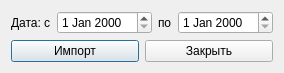
<?xml version="1.0" encoding="UTF-8"?>
<ui version="4.0">
 <class>ImportDispFactInfosDialog</class>
 <widget class="QDialog" name="ImportDispFactInfosDialog">
  <property name="geometry">
   <rect>
    <x>0</x>
    <y>0</y>
    <width>254</width>
    <height>71</height>
   </rect>
  </property>
  <property name="windowTitle">
   <string>Параметры</string>
  </property>
  <layout class="QVBoxLayout" name="verticalLayout">
   <item>
    <layout class="QHBoxLayout" name="horizontalLayout">
     <item>
      <widget class="QLabel" name="label_2">
       <property name="text">
        <string>Дата: с</string>
       </property>
      </widget>
     </item>
     <item>
      <widget class="QDateEdit" name="dateFrom"/>
     </item>
     <item>
      <widget class="QLabel" name="label_3">
       <property name="text">
        <string>по</string>
       </property>
      </widget>
     </item>
     <item>
      <widget class="QDateEdit" name="dateTo"/>
     </item>
    </layout>
   </item>
   <item>
    <layout class="QHBoxLayout" name="horizontalLayout_3">
     <item>
      <widget class="QPushButton" name="btnImport">
       <property name="text">
        <string>Импорт</string>
       </property>
      </widget>
     </item>
     <item>
      <widget class="QPushButton" name="btnCancel">
       <property name="text">
        <string>Закрыть</string>
       </property>
      </widget>
     </item>
    </layout>
   </item>
  </layout>
 </widget>
 <resources/>
 <connections/>
</ui>
